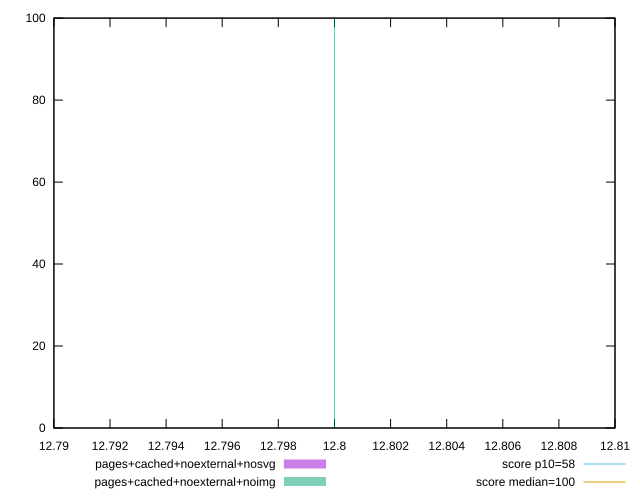

Generate this figure with gnuplot:
reset

$pagesCachedNoexternalNosvg <<EOF
12.799999999999999 100
EOF

$pagesCachedNoexternalNoimg <<EOF
12.799999999999999 100
EOF

set key outside below
set boxwidth 1e-12
set xrange [12.790000000000001:12.81]
set yrange [0:100]
set trange [0:100]
set style fill transparent solid 0.5 noborder

set parametric
set terminal svg size 640, 500 enhanced background rgb 'white'
set output "report_00007_2020-12-11T15:55:29.892Z/estimated-input-latency/comparison/histogram/7_vs_8.svg"

plot $pagesCachedNoexternalNosvg title "pages+cached+noexternal+nosvg" with boxes, \
     $pagesCachedNoexternalNoimg title "pages+cached+noexternal+noimg" with boxes, \
     58,t title "score p10=58", \
     100,t title "score median=100"

reset
